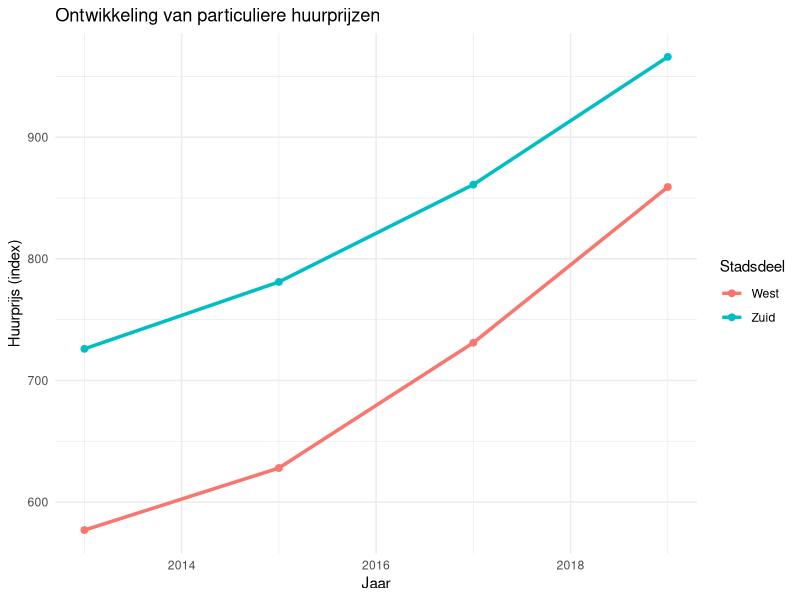

Reproduce this figure in R.
#write.csv(Kerncijfers_wijken_en_buurten_2019_05062025_112613, "data/Kerncijfers_wijken_en_buurten_2019.csv")

# 1. Laad de dataset
huur <- read.csv("data/huurprijzen.csv", skip = 1, header = FALSE)

# 2. Verwijder overbodige rijen (zoals NA-rijen en voetnoten)
huur <- huur[huur$V2 %in% c("E West", "K Zuid"), ]

# 3. Hernoem kolommen voor duidelijkheid (je kunt dit aanpassen indien nodig)
colnames(huur) <- c("Index", "stadsdeel", "2013_p", "2015_p", "2017_p", "2019_p", 
                    "2013_c", "2015_c", "2017_c", "2019_c")

# 4. Selecteer alleen particuliere huurprijzen (kolommen eindigend op "_p")
huur_particulier <- huur[, c("stadsdeel", "2013_p", "2015_p", "2017_p", "2019_p")]

library(dplyr)

huur_particulier <- huur_particulier %>%
  mutate(stadsdeel = recode(stadsdeel, "E West" = "West", "K Zuid" = "Zuid"))

colnames(huur_particulier) <- sub("_p", "", colnames(huur_particulier)) 

# 5. Print resultaat
print(huur_particulier)


library(dplyr)
library(tidyr)
library(ggplot2)

# 1. Laad de dataset
huur <- read.csv("data/huurprijzen.csv", skip = 1, header = FALSE)

# 2. Filter op relevante stadsdelen
huur <- huur[huur$V2 %in% c("E West", "K Zuid"), ]

# 3. Hernoem kolommen
colnames(huur) <- c("Index", "stadsdeel", "2013_p", "2015_p", "2017_p", "2019_p", 
                    "2013_c", "2015_c", "2017_c", "2019_c")

# 4. Selecteer particuliere huurprijzen
huur_particulier <- huur[, c("stadsdeel", "2013_p", "2015_p", "2017_p", "2019_p")]

# 5. Hernoem stadsdelen
huur_particulier <- huur_particulier %>%
  mutate(stadsdeel = recode(stadsdeel, "E West" = "West", "K Zuid" = "Zuid"))

# 6. Hernoem kolommen om '_p' te verwijderen
colnames(huur_particulier) <- sub("_p", "", colnames(huur_particulier))

# Zet alle kolommen behalve 'stadsdeel' om naar numeric
huur_particulier[, -1] <- lapply(huur_particulier[, -1], as.numeric)

# 7. Zet data in lange vorm
huur_long <- pivot_longer(huur_particulier, 
                          cols = -stadsdeel, 
                          names_to = "jaar", 
                          values_to = "huurprijs")

# 8. Zet jaar om naar numeriek (voor x-as)
huur_long$jaar <- as.numeric(huur_long$jaar)

# 9. Maak de line plot
ggplot(huur_long, aes(x = jaar, y = huurprijs, color = stadsdeel)) +
  geom_line(linewidth = 1.2) +
  geom_point(size = 2) +
  labs(title = "Ontwikkeling van particuliere huurprijzen",
       x = "Jaar",
       y = "Huurprijs (index)",
       color = "Stadsdeel") +
  theme_minimal()

